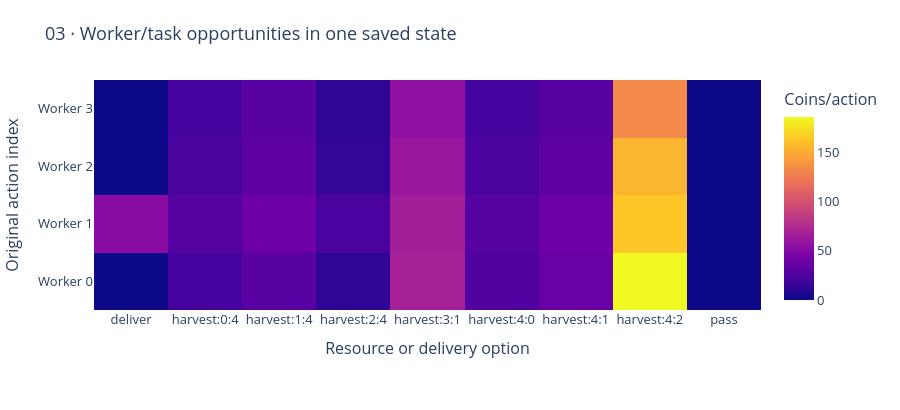

Notebook cell for this chart:
### Markdown cell above
## 5 · Which workers have access to which opportunities?

The heatmap preserves original worker action indices. It displays one saved state, not an optimal allocation. Multiple workers may prefer the same harvest; those choices must be reconciled before a policy can use them. Do not add the cells into a joint income estimate.

### Code cell
display(Markdown("**Example metadata:** `" + json.dumps(data["example"]["metadata"], sort_keys=True) + "`"))
charts[2].show(renderer="plotly_mimetype")

### Figure 1 — Plotly figure (JSON) as saved in the notebook; plotly's stock layout.template omitted (floating-point values rounded to 4 significant figures)
{"data": [{"colorbar": {"title": {"text": "Coins/action"}}, "hovertemplate": "%{y}<br>%{x}<br>Scenario rate %{z:.3f}<extra></extra>", "type": "heatmap", "x": ["deliver", "harvest:0:4", "harvest:1:4", "harvest:2:4", "harvest:3:1", "harvest:4:0", "harvest:4:1", "harvest:4:2", "pass"], "y": ["Worker 0", "Worker 1", "Worker 2", "Worker 3"], "z": [[0.0, 20.73, 28.89, 12.0, 68.11, 25.33, 37.14, 185.8, 0.0], [52.0, 28.0, 39.0, 22.67, 66.5, 28.0, 39.0, 163.5, 0.0], [0.0, 22.8, 32.5, 14.0, 61.3, 22.8, 32.5, 154.8, 0.0], [0.0, 20.73, 28.89, 12.0, 55.73, 20.73, 28.89, 132.7, 0.0]]}], "layout": {"font": {"size": 13}, "height": 410, "margin": {"b": 100, "l": 65, "r": 35, "t": 80}, "title": {"text": "03 · Worker/task opportunities in one saved state"}, "xaxis": {"title": {"text": "Resource or delivery option"}}, "yaxis": {"title": {"text": "Original action index"}}}}
